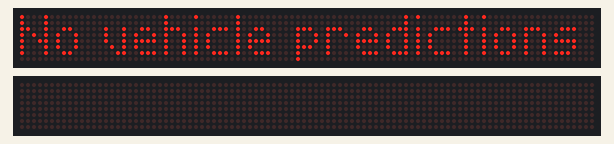
Recording of a sketch running on a simulated ESP8266 (NodeMCU). Parts: 2 × 96×8 LED matrix. WiFi joins after 1.5 s; servers stay silent unless stated; uploads are accepted with an empty reply.

Above: at 2.3 s.

The sketch:

next_ttc.ino
```cpp
#include <ArduinoJson.h>
#include <ESP8266WiFi.h>
#include <ESP8266HTTPClient.h>
#include <MD_Parola.h>
#include <MD_MAX72xx.h>
#include <SPI.h>
#include <WiFiClientSecureBearSSL.h>

// Setup variables
const char* ssid = "";
const char* password = "";
String stopsUrlString = "&stops=504|1159&stops=501|10272";
int delayBetweenPredictions = 20000;

#define HARDWARE_TYPE MD_MAX72XX::FC16_HW
#define MAX_DEVICES 12
#define DATA_PIN_1 D7 // GPIO13
#define CLK_PIN_1 D5  // GPIO14
#define CS_PIN_1 D8   // GPIO15
#define DATA_PIN_2 D2 // GPIO4
#define CLK_PIN_2 D1  // GPIO5
#define CS_PIN_2 D3   // GPIO0

MD_Parola display2 = MD_Parola(HARDWARE_TYPE, DATA_PIN_1, CLK_PIN_1, CS_PIN_1, MAX_DEVICES);
MD_Parola display1 = MD_Parola(HARDWARE_TYPE, DATA_PIN_2, CLK_PIN_2, CS_PIN_2, MAX_DEVICES);

void setup() {
  Serial.begin(9600);
  display1.begin();
  display1.setIntensity(0);
  display1.displayClear();
  display2.begin();
  display2.setIntensity(0);
  display2.displayClear();

  WiFi.begin(ssid, password);

  while (WiFi.status() != WL_CONNECTED) {
    display1.print("Connecting to wifi");
    delay(500);
    display1.print("Connecting to wifi.");
    delay(500);
    display1.print("Connecting to wifi..");
    delay(500);
    display1.print("Connecting to wifi...");
    delay(500);
  }

  display1.displayClear();
  display2.displayClear();
}

void loop() {
  if (WiFi.status() != WL_CONNECTED) {
    display1.print("Wifi disconnected");
  }

  String requestUrl = "https://retro.umoiq.com/service/publicJSONFeed?command=predictionsForMultiStops&a=ttc" + stopsUrlString;
  String response = httpsGetRequest(requestUrl);
  JsonDocument doc;
  deserializeJson(doc, response);
  int countPredictions = 0;

  JsonArray predictions = doc["predictions"];
  for (JsonVariant preds : predictions) {
    if (preds["direction"]) {
      countPredictions++;

      // Case when there is one direction/route for a given stop
      if (preds["direction"]["title"]) {
        const char* displayText1 = "";
        displayText1 = preds["direction"]["title"];
        display1.print(displayText1);

        JsonArray pred = preds["direction"]["prediction"];
        char displayText2[50] = "";
        for (JsonVariant p : pred) {
          strcat(displayText2, p["minutes"]);
          strcat(displayText2, " ");
        }

        strcat(displayText2, "mins");
        display2.print(displayText2);
        delay(delayBetweenPredictions);
        continue;
      }

      // Case when there is more than one direction/route for a given stop
      JsonArray direction = preds["direction"];
      for (JsonVariant dir : direction) {
        const char* displayText1 = "";
        displayText1 = dir["title"];
        display1.print(displayText1);

        JsonArray pred = dir["prediction"];
        char displayText2[50] = "";
        for (JsonVariant p : pred) {
          strcat(displayText2, p["minutes"]);
          strcat(displayText2, " ");
        }

        strcat(displayText2, "mins");
        display2.print(displayText2);
        delay(delayBetweenPredictions);
      }
    }
  }

  // Case when there are no vehicle predictions in the response
  if (countPredictions == 0) {
    display1.print("No vehicle predictions");
    delay(60000);
  }
}

String httpsGetRequest(String serverName) {
  std::unique_ptr<BearSSL::WiFiClientSecure> client(new BearSSL::WiFiClientSecure);
  client->setInsecure();

  HTTPClient https;
  https.begin(*client, serverName);
  int httpCode = https.GET();
  String response = "{}";

  if (httpCode > 0) {
    response = https.getString();

    if (httpCode != 200) {
      display1.displayClear();
      display1.print(httpCode);
    }
  } else {
    display1.print("Error: no response code");
  }

  https.end();
  return response;
}
```
